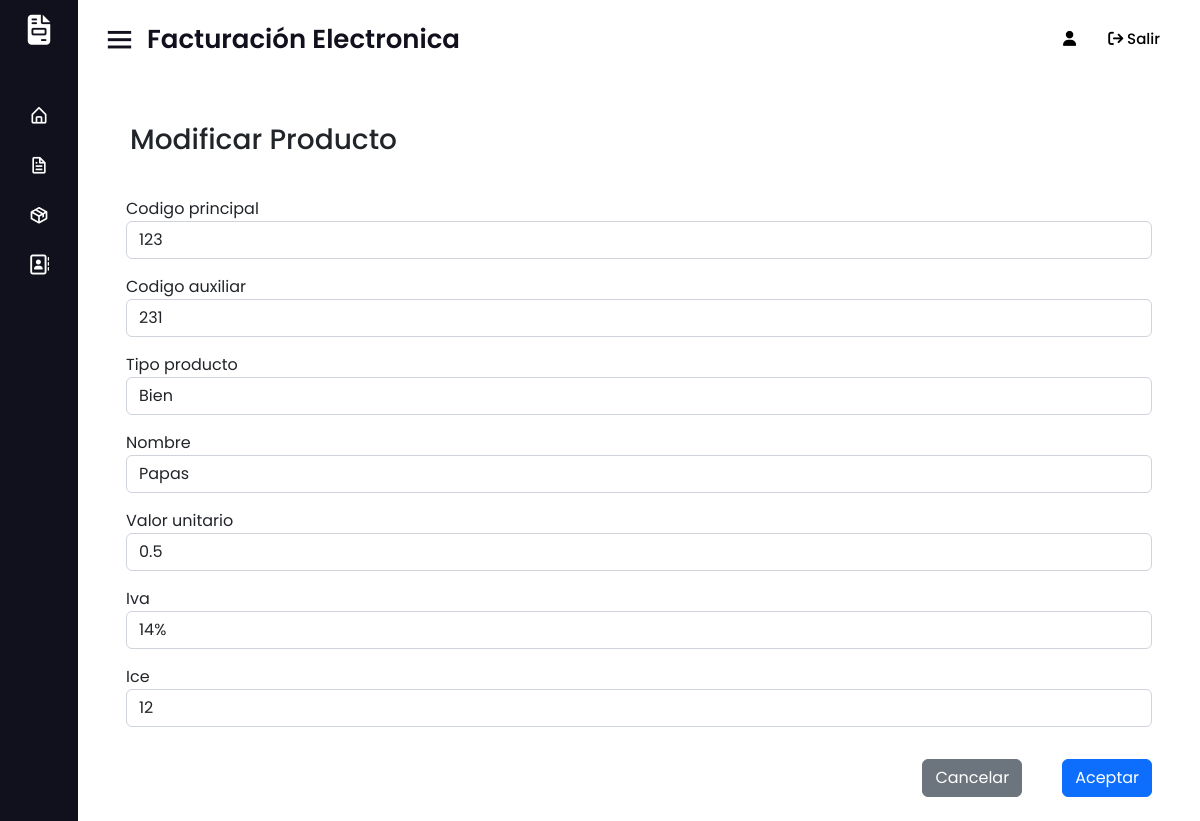
The app's page /modificar/123/ with its own data.
### producto/models.py (models this page shows, shortened)
class Producto(models.Model):
    codigo_principal = models.BigIntegerField(primary_key=True)
    codigo_auxiliar = models.BigIntegerField()
    tipo_producto = models.IntegerField(choices=tipo_producto)
    nombre = models.CharField(max_length=100)
    valor_unitario = models.FloatField()
    iva = models.IntegerField(choices=tipo_iva)
    ice = models.IntegerField()
    class Meta:
        verbose_name = 'producto'
        verbose_name_plural = 'productos'

### core/views.py (the view)
# urls.py: path('modificar/<codigo_principal>/', views.modificar, name="modificar"),
def modificar(request, codigo_principal):
    productos = get_object_or_404(Producto, codigo_principal=codigo_principal)
    data = {
        'form' : ProductoForm(instance=productos)
    }
    if request.method == 'POST':
        formulario = ProductoForm(data=request.POST, instance=productos)
        if formulario.is_valid():
            formulario.save()
            return redirect(to="listar_productos")
        data["form"] = formulario
    return render(request, "producto/modificar.html", data)

### producto/forms.py
class ProductoForm(forms.ModelForm):
    class Meta:
        model = Producto
        fields = '__all__'

### producto/templates/producto/modificar.html (shortened to what this page needs)
{% extends 'core/base.html' %}
{% block background %}{% load static%}{% static 'core/img/base.jpg' %}{% endblock %}
{% block content %}
{% load crispy_forms_tags %}
<div class="container">
    <div class="row justify-content-center mt-5 mr-1">
        <div class="formulario col-md-12">
            <form class="row g-3 p-4" method="post">
                <div class="mb-3 row">
                    <h3>Modificar Producto</h3>
                </div>
                    {{form | crispy }}
                    <div class="d-grid gap-3 pt-3 d-md-flex justify-content-md-end">
                        <button class="btn btn-secondary me-lg-4" type="reset">Cancelar</button>
                        <button class="btn btn-primary" type="submit">Aceptar</button>
                    </div>
                </form>
            </div>
        </div>
    </div>
</div>
{% endblock %}

### core/static/core/css/style.css (style rules this page uses)
* { margin: 0; padding: 0; box-sizing: border-box; font-family: 'Poppins', sans-serif; }
body { overflow: auto; }

### records on screen
Producto: codigo_principal "123", codigo_auxiliar "231", tipo_producto "Bien", nombre "Papas", valor_unitario "0.5", iva "14%", ice "12"
